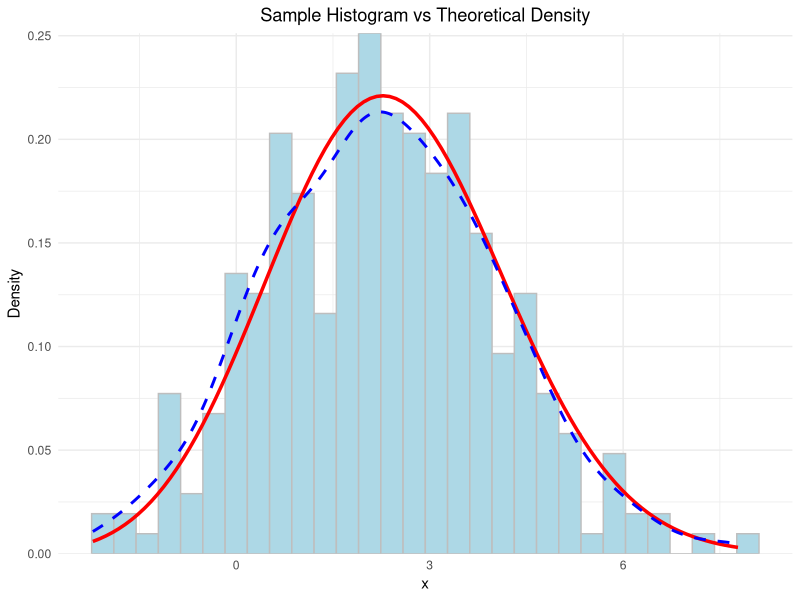

Recreate this plot in R. (Note: a time limit stopped this script after it produced the figure.)
## ---- chunk 1
library(MASS)
library(ggplot2)

density_function <- function(x, theta1, theta2, theta3) {
  phi <- dnorm((x - theta2) / theta3) # Standard normal density
  (1 / theta3) * (1 / (1 + theta1^2)) * (1 + ((x - theta2) / theta3) * theta1)^2 * phi
}

generate_sample <- function(n, theta1, theta2, theta3) {
  sample <- numeric(n) 
  count <- 0 
  
  proposal_density <- function(x) dnorm(x, mean = theta2, sd = theta3)
  proposal_sampler <- function() rnorm(1, mean = theta2, sd = theta3)
  
  M <- optimize(
    function(x) density_function(x, theta1, theta2, theta3) / proposal_density(x),
    interval = c(theta2 - 5 * theta3, theta2 + 5 * theta3),
    maximum = TRUE
  )$objective
  
  while (count < n) {
    x_candidate <- proposal_sampler()
    u <- runif(1)
    
    if (u <= density_function(x_candidate, theta1, theta2, theta3) / (M * proposal_density(x_candidate))) {
      count <- count + 1
      sample[count] <- x_candidate
    }
  }
  
  return(sample)
}

n_samples <- 300
theta1 <- 0.4
theta2 <- 1
theta3 <- 2

# Generate the random sample
set.seed(123)
sample_data <- generate_sample(n_samples, theta1, theta2, theta3)


data_frame <- data.frame(x = sample_data)

# Plot the histogram and overlay the theoretical density
ggplot(data_frame, aes(x = x)) +
  geom_histogram(aes(y = ..density..), bins = 30, fill = "lightblue", color = "gray") +
  stat_function(fun = function(x) density_function(x, theta1, theta2, theta3), color = "red", linewidth = 1.2) +
  geom_density(color = "blue", linetype = "dashed", linewidth = 1) +
  labs(title = "Sample Histogram vs Theoretical Density", x = "x", y = "Density") +
  theme_minimal() +
  theme(plot.title = element_text(hjust = 0.5)) +
  scale_y_continuous(expand = c(0, 0)) +
  theme(legend.position = "bottom")

## ---- chunk 2

compute_mom_estimators <- function(sample_data, candidate_theta1) {
  n <- length(sample_data)
  
  # Compute sample moments: use 1/n for the variance to match the formulas
  sample_mean <- mean(sample_data)
  sample_var  <- mean((sample_data - sample_mean)^2)
  
  # Create a data.frame to store the candidate theta1, estimated theta2, theta3, and log-likelihood
  results <- data.frame(theta1 = candidate_theta1,
                        theta2 = NA,
                        theta3 = NA,
                        loglik = NA)
  
  # Loop over candidate theta1 values
  for (i in seq_along(candidate_theta1)) {
    th1 <- candidate_theta1[i]
    # Transform to tilde_theta1:
    tilde_th1 <- th1 / sqrt(1 + th1^2)
    
    # Method-of-moments estimate for theta3:
    denom <- 1 - 2 * tilde_th1^2 + 4 * tilde_th1^4
    if (denom <= 0) {
      # If denominator is nonpositive, skip this candidate.
      results$theta3[i] <- NA
      results$theta2[i] <- NA
      results$loglik[i] <- -Inf
      next
    }
    th3 <- sqrt(sample_var / denom)
    
    # Method-of-moments estimate for theta2:
    th2 <- sample_mean - th3 * (2 * tilde_th1 * sqrt(1 - tilde_th1^2))
    
    # Define the density function for X given (theta1, theta2, theta3):
    density_func <- function(x) {
      z <- (x - th2) / th3
      factor <- sqrt(1 - tilde_th1^2) + tilde_th1 * z
      # f(x) = (1/theta3) * ( [sqrt(1-tilde_th1^2) + tilde_th1*z]^2 ) * dnorm(z)
      d <- (1 / th3) * (factor^2) * dnorm(z)
      return(d)
    }
    
    # Compute the log-likelihood for the sample
    loglik <- sum(log(density_func(sample_data)))
    
    # Save the estimates and log-likelihood for this candidate:
    results$theta1[i] <- th1
    results$theta2[i] <- th2
    results$theta3[i] <- th3
    results$loglik[i] <- loglik
  }
  return(results)
}

# --- Main Code: Choose a grid of candidate theta1 values, compute estimators, and select the best.
# For example, we try theta1 from -3 to 3:
candidate_theta1 <- seq(-3, 3, length.out = 50)

# Compute the candidate estimates and corresponding log-likelihoods
estimates <- compute_mom_estimators(sample_data, candidate_theta1)

# Identify the candidate that gives the highest log-likelihood:
best_index <- which.max(estimates$loglik)
initial_estimates <- estimates[best_index, ]

# Print the best candidate estimates:
print(initial_estimates)

## ---- chunk 3

# Analytic log-likelihood for one observation (up to constants)
logLik_one <- function(p, x) {
  t1 <- p[1]      # theta1
  t2 <- p[2]      # theta2
  g  <- p[3]      # gamma = log(theta3)
  th3 <- exp(g)   # theta3
  z <- (x - t2) / th3
  # Log-likelihood (ignoring additive constants) 
  L <- - g - log(1 + t1^2) + 2 * log(1 + t1 * z) - 0.5 * z^2
  return(L)
}

# Total log-likelihood for the sample
logLik_total <- function(p, data) {
  sum(sapply(data, function(x) logLik_one(p, x)))
}

# Analytic gradient for one observation
grad_NR_one <- function(p, x) {
  t1 <- p[1]; t2 <- p[2]; g <- p[3]
  th3 <- exp(g)
  z <- (x - t2) / th3
  # Partial derivative w.r.t. theta1
  dL_dt1 <- -2 * t1/(1 + t1^2) + 2 * z/(1 + t1 * z)
  # Partial derivative w.r.t. theta2
  dL_dt2 <- (z - 2 * t1/(1 + t1 * z)) / th3
  # Partial derivative w.r.t. g (gamma)
  dL_dg  <- -1 - (2 * t1 * z)/(1 + t1 * z) + z^2
  return(c(dL_dt1, dL_dt2, dL_dg))
}

# Total gradient for the sample
grad_NR_total <- function(p, data) {
  grad_sum <- rep(0, 3)
  for (x in data) {
    grad_sum <- grad_sum + grad_NR_one(p, x)
  }
  return(grad_sum)
}

# Analytic Hessian for one observation (using derived formulas)
hess_NR_one <- function(p, x) {
  t1 <- p[1]; t2 <- p[2]; g <- p[3]
  th3 <- exp(g)
  z <- (x - t2) / th3
  B <- 1 + t1 * z
  A <- 1 + t1^2
  
  # Second derivative with respect to theta1
  H11 <- - 2 * z^2/(B^2) - 2/A + 4 * t1^2/(A^2)
  # Second derivative with respect to theta2
  H22 <- - 1/(th3^2) - 2 * t1^2/(th3^2 * B^2)
  # Mixed derivative: theta1 and theta2
  H12 <- - 2/(th3 * B) + 2 * t1 * z/(th3 * B^2)
  # Mixed derivative: theta1 and g (gamma)
  H13 <- - 2 * z/(B^2)
  # Mixed derivative: theta2 and g (gamma)
  H23 <- - (2 * z + 2 * t1^2 * z/(B^2) - 2 * t1/B) / th3
  # Second derivative with respect to g (gamma)
  H33 <- 2 * t1 * z/(B^2) - 2 * z^2
  
  # Assemble the Hessian matrix (symmetric)
  H <- matrix(0, nrow = 3, ncol = 3)
  H[1,1] <- H11
  H[2,2] <- H22
  H[1,2] <- H12; H[2,1] <- H12
  H[1,3] <- H13; H[3,1] <- H13
  H[2,3] <- H23; H[3,2] <- H23
  H[3,3] <- H33
  return(H)
}

# Total Hessian for the sample
hess_NR_total <- function(p, data) {
  H_total <- matrix(0, nrow = 3, ncol = 3)
  for (x in data) {
    H_total <- H_total + hess_NR_one(p, x)
  }
  return(H_total)
}

# Newton-Raphson algorithm using the analytic gradient and Hessian
newton_Raphson <- function(data, p_start, tol = 1e-6, max_iter = 100) {
  p_current <- p_start
  for (iter in 1:max_iter) {
    grad_val <- grad_NR_total(p_current, data)
    Hess_val <- hess_NR_total(p_current, data)
    # Newton-Raphson update: p_new = p_current - inv(Hessian) %*% gradient
    delta <- solve(Hess_val, grad_val)
    p_new <- p_current - delta
    diff <- max(abs(p_new - p_current))
    
    if (diff < tol) {
      
      return(p_new)
    }
    p_current <- p_new
  }
  warning("Newton-Raphson did not converge in", max_iter, "iterations.")
  return(p_current)
}



theta_MoM <- c(theta1 = 0.4285714, theta2 = 0.8146117, theta3 = 2.005813)
p_start <- c(theta_MoM[1], theta_MoM[2], log(theta_MoM[3]))

# Run Newton-Raphson to obtain the MLE in the working parameter space:
p_MLE <- newton_Raphson(sample_data, p_start)

# Convert back to the original parameterization:
theta1_MLE <- p_MLE[1]
theta2_MLE <- p_MLE[2]
theta3_MLE <- exp(p_MLE[3])

theta_MLE <- c(theta1 = theta1_MLE, theta2 = theta2_MLE, theta3 = theta3_MLE)
cat("MLE estimates (original parameterization):\n")
print(theta_MLE)

## ---- chunk 4
###############################
# 1. Define analytic functions
###############################

# (a) Log-likelihood for one observation.
# The log-likelihood (up to additive constants) for one observation is:
#   L = - log(theta3) - log(1+theta1^2) + 2*log(1+theta1*z) + log(dnorm(z))
# where z = (x - theta2)/theta3.
logLik_single <- function(theta, x) {
  t1 <- theta[1]  # theta1
  t2 <- theta[2]  # theta2
  t3 <- theta[3]  # theta3; must be > 0
  if(t3 <= 0) return(-Inf)
  z <- (x - t2) / t3
  L <- - log(t3) - log(1 + t1^2) + 2 * log(1 + t1 * z) + dnorm(z, log = TRUE)
  return(L)
}

# (b) Analytic gradient for one observation.
grad_logLik_single <- function(theta, x) {
  t1 <- theta[1]
  t2 <- theta[2]
  t3 <- theta[3]
  z <- (x - t2) / t3
  
  # Partial derivative with respect to theta1:
  dL_dt1 <- - 2*t1/(1 + t1^2) + 2 * z/(1 + t1 * z)
  
  # Partial derivative with respect to theta2:
  dL_dt2 <- (z / t3) - (2*t1)/(t3 * (1 + t1*z))
  
  # Partial derivative with respect to theta3:
  dL_dt3 <- - 1/t3 - (2*t1*z)/(t3*(1+t1*z)) + (z^2)/t3
  
  return(c(dL_dt1, dL_dt2, dL_dt3))
}

# (c) Analytic Hessian for one observation.
# We first set A = 1+t1^2 and B = 1+t1*z.
# For theta3, we derive the second derivative as follows:
#   Let F = -1 - (2*t1*z)/(B) + z^2.
#   Then, dL/dt3 = F/t3.
#   Differentiating, we obtain:
#      d^2L/dt3^2 = [ (2*t1*z)/(B^2) + (2*t1*z)/B + 1 - 3*z^2 ] / t3^2.
hess_logLik_single <- function(theta, x) {
  t1 <- theta[1]
  t2 <- theta[2]
  t3 <- theta[3]
  z <- (x - t2) / t3
  A <- 1 + t1^2         # A = 1 + theta1^2
  B <- 1 + t1 * z       # B = 1 + theta1 * z
  
  # Second derivative with respect to theta1:
  H11 <- - 2 * z^2/(B^2) - 2/A + 4*t1^2/(A^2)
  
  # Second derivative with respect to theta2:
  H22 <- - 1/(t3^2) - 2*t1^2/(t3^2 * B^2)
  
  # Mixed derivative: theta1 and theta2:
  H12 <- - 2/(t3*B) + 2*t1*z/(t3*B^2)
  
  # Mixed derivative: theta1 and theta3:
  H13 <- - 2*z/(t3*B) + 2*t1*z^2/(t3*B^2)
  
  # Mixed derivative: theta2 and theta3:
  H23 <- - 2*z/(t3^2) + 2*t1/(t3^2*B) - 2*t1^2*z/(t3^2*B^2)
  
  # Second derivative with respect to theta3:
  H33 <- (2*t1*z/(B^2) + 2*t1*z/B + 1 - 3*z^2) / (t3^2)
  
  # Assemble the Hessian matrix (symmetric)
  H <- matrix(0, nrow = 3, ncol = 3)
  H[1,1] <- H11
  H[2,2] <- H22
  H[1,2] <- H12; H[2,1] <- H12
  H[1,3] <- H13; H[3,1] <- H13
  H[2,3] <- H23; H[3,2] <- H23
  H[3,3] <- H33
  
  return(H)
}

######################################
# 2. Define functions to sum over sample
######################################

# Total log-likelihood over the sample:
total_logLik <- function(theta, data) {
  sapply(data, function(x) logLik_single(theta, x)) %>% sum()
  # If not allowed to use %>%, you can write:
  # sum(sapply(data, function(x) logLik_single(theta, x)))
}

# Total gradient (sum over observations):
total_grad <- function(theta, data) {
  grad_sum <- Reduce("+", lapply(data, function(x) grad_logLik_single(theta, x)))
  return(grad_sum)
}

# Total Hessian (sum over observations):
total_hess <- function(theta, data) {
  H_total <- matrix(0, nrow = 3, ncol = 3)
  for (x in data) {
    H_total <- H_total + hess_logLik_single(theta, x)
  }
  return(H_total)
}

######################################
# 3. Define g(theta)=mu and its gradient (delta method)
######################################

# Mean function: mu = theta2 + theta3*(2*theta1/(1+theta1^2))
g_fun <- function(theta) {
  t1 <- theta[1]
  t2 <- theta[2]
  t3 <- theta[3]
  mu <- t2 + t3 * (2*t1/(1+t1^2))
  return(mu)
}

# Analytic gradient of g(theta) with respect to theta:
grad_g <- function(theta) {
  t1 <- theta[1]
  t2 <- theta[2]  # appears linearly
  t3 <- theta[3]
  dgdtheta1 <- t3 * (2*(1-t1^2)/(1+t1^2)^2)
  dgdtheta2 <- 1
  dgdtheta3 <- 2*t1/(1+t1^2)
  return(c(dgdtheta1, dgdtheta2, dgdtheta3))
}

######################################
# 4. Compute the Confidence Interval for mu
######################################


theta_MLE <- c(theta1 = 0.4094813, theta2 = 0.8685613 , theta3 = 1.9940285)

# Compute the plug-in estimate of mu:
mu_hat <- g_fun(theta_MLE)
cat("Estimated mu =", mu_hat, "\n")

# Compute the analytic gradient of g at theta_MLE:
grad_val <- grad_g(theta_MLE)

# Compute the total Hessian at theta_MLE (i.e. the sum over the sample)
H_total <- total_hess(theta_MLE, sample_data)


# The observed information is -H_total.
# The estimated variance-covariance matrix is:
V_hat <- solve(-H_total)


# Using the delta method, the estimated asymptotic variance of mu_hat is:
var_mu_hat <- as.numeric(t(grad_val) %*% V_hat %*% grad_val)
se_mu_hat <- sqrt(var_mu_hat)


# Choose the desired significance level (e.g., 95% CI)
alpha <- 0.05
z_val <- qnorm(1 - alpha/2)

# Construct the (1 - alpha) confidence interval for mu:
CI_lower <- mu_hat - z_val * se_mu_hat
CI_upper <- mu_hat + z_val * se_mu_hat
CI <- c(lower = CI_lower, upper = CI_upper)
cat("Approximate", 100*(1-alpha), "% confidence interval for mu:\n")
print(CI)

## ---- chunk 5
sample_data <- generate_sample(50, 0.4, 1, 2)


# Test Newton-Raphson on one sample:
p_start <- c(0.4285714, 0.8146117, log(2.005813))
p_MLE <- newton_Raphson(sample_data, p_start, tol = 1e-6, max_iter = 100)


theta_MLE_orig <- c(theta1 = p_MLE[1], theta2 = p_MLE[2], theta3 = exp(p_MLE[3]))
cat("Final MLE in original scale:\n")
print(theta_MLE_orig)

## ---- chunk 6
for (i in 1:5) {
  cat("Replication", i, "\n")
  sample_data <- generate_sample(50, 0.4, 1, 2)
  p_start <- c(0.4285714, 0.8146117, log(2.005813))
  p_MLE <- newton_Raphson(sample_data, p_start, tol = 1e-6, max_iter = 100)
  cat("Final MLE (working space):\n")
  print(p_MLE)
  theta_MLE_orig <- c(theta1 = p_MLE[1], theta2 = p_MLE[2], theta3 = exp(p_MLE[3]))
  cat("Final MLE (original scale):\n")
  print(theta_MLE_orig)
  cat("\n")
}
## ---- chunk 7
set.seed(5074283)
za <- qnorm(0.975)       # Critical value for a 95% CI
n <- 50                  # Sample size per replication
nrep <- 1000             # Number of replications

# True parameter vector for our density:
theta_true <- c(theta1 = 0.4, theta2 = 1, theta3 = 2)
mu_true <- g_fun(theta_true)
cat("True mu =", mu_true, "\n\n")

# Storage for plug-in mu estimates and CI coverage:
mu_est_vec <- rep(NA, nrep)
cover_vec  <- rep(NA, nrep)

# Starting values for Newton-Raphson in the working space:
# (Working space: p = (theta1, theta2, log(theta3)))
theta_MoM <- c(theta1 = 0.4285714, theta2 = 0.8146117, theta3 = 2.005813)
p_start <- c(theta_MoM[1], theta_MoM[2], log(theta_MoM[3]))

# --- Simulation Loop ---
for (i in 1:nrep) {
  # Generate sample data using your generate_sample function:
  sample_data <- generate_sample(n, theta_true[1], theta_true[2], theta_true[3])
  if (any(is.na(sample_data))) {
    mu_est_vec[i] <- NA
    cover_vec[i] <- 0
    next
  }
  
  # Run your Newton-Raphson algorithm to obtain the MLE in working space:
  p_MLE <- tryCatch(
    newton_Raphson(sample_data, p_start, tol = 1e-6, max_iter = 100),
    error = function(e) NA
  )
  if (any(is.na(p_MLE))) {
    mu_est_vec[i] <- NA
    cover_vec[i] <- 0
    next
  }
  
  # Convert working space MLE to original scale:
  theta1_MLE <- p_MLE[1]
  theta2_MLE <- p_MLE[2]
  theta3_MLE <- exp(p_MLE[3])
  theta_MLE_orig <- c(theta1 = theta1_MLE, theta2 = theta2_MLE, theta3 = theta3_MLE)
  
  # Compute plug-in estimator for mu:
  mu_hat <- g_fun(theta_MLE_orig)
  mu_est_vec[i] <- mu_hat
  
  # Compute the total Hessian at p_MLE (in working space) over the sample:
  H_tot <- tryCatch(hess_NR_total(p_MLE, sample_data), error = function(e) NA)
  if (any(is.na(H_tot))) {
    cover_vec[i] <- 0
    next
  }
  
  # Estimate covariance for working parameters without dividing by n:
  V_hat <- tryCatch(-solve(H_tot), error = function(e) NA)
  if (any(is.na(V_hat))) {
    cover_vec[i] <- 0
    next
  }
  
  # Transform covariance to original scale.
  J <- diag(c(1, 1, exp(p_MLE[3])))
  V_theta <- J %*% V_hat %*% t(J)
  
  # Compute the gradient of g at theta_MLE_orig:
  grad_val <- grad_g(theta_MLE_orig)
  
  # Delta method variance for mu:
  var_mu_hat <- as.numeric(t(grad_val) %*% V_theta %*% grad_val)
  se_mu <- sqrt(var_mu_hat)
  
  # Construct a 95% CI for mu:
  CI_lower <- mu_hat - za * se_mu
  CI_upper <- mu_hat + za * se_mu
  
  # Record if the true mu is covered:
  cover_vec[i] <- as.numeric((CI_lower <= mu_true) & (CI_upper >= mu_true))
}

# --- Summarize Simulation Results ---
est_mean <- mean(mu_est_vec, na.rm = TRUE)
coverage_rate <- mean(cover_vec, na.rm = TRUE)
cat("True mu =", mu_true, "\n")
cat("Mean estimated mu =", est_mean, "\n")
cat("Coverage rate =", coverage_rate, "\n")

## ---- chunk 8
p_MLE <- newton_Raphson(sample_data, p_start)

# Convert back to the original parameterization:
theta1_MLE <- p_MLE[1]
theta2_MLE <- p_MLE[2]
theta3_MLE <- exp(p_MLE[3])

theta_MLE <- c(theta1 = theta1_MLE, theta2 = theta2_MLE, theta3 = theta3_MLE)
mu_hat <- g_fun(theta_MLE)

## ---- chunk 9

newton_Raphson <- function(data, p_start, tol = 1e-6, max_iter = 100, lambda_init = 1e-6) {
  p_current <- p_start
  lambda <- lambda_init  

  for (iter in 1:max_iter) {
    grad_val <- grad_NR_total(p_current, data)
    Hess_val <- hess_NR_total(p_current, data)

    
    Hess_val_reg <- Hess_val + lambda * diag(nrow(Hess_val))

    det_Hess <- det(Hess_val_reg)
    if (is.na(det_Hess) || abs(det_Hess) < 1e-12) {
      warning("Singular Hessian detected. Increasing regularization.")
      lambda <- lambda * 10  # Increase regularization
      next
    }

    delta <- tryCatch(
      solve(Hess_val_reg, grad_val), 
      error = function(e) {
        warning("Singular Hessian encountered. Using generalized inverse instead.")
        ginv(Hess_val_reg) %*% grad_val  
      }
    )

    # Limit large updates
    if (max(abs(delta)) > 1) {
      delta <- delta / max(abs(delta))  # Normalize step size
    }

    p_new <- p_current - delta
    diff <- max(abs(p_new - p_current))

    if (diff < tol) {
      return(p_new)
    }

    p_current <- p_new
  }

  warning("Newton-Raphson did not converge in", max_iter, "iterations.")
  return(p_current)
}


## ---- chunk 10
compute_mu_hat <- function(data) {
  p_MLE <- newton_Raphson(data, p_start)
  theta1_MLE <- p_MLE[1]
  theta2_MLE <- p_MLE[2]
  theta3_MLE <- exp(p_MLE[3])
  theta_MLE <- c(theta1 = theta1_MLE, theta2 = theta2_MLE, theta3 = theta3_MLE)
  return(g_fun(theta_MLE))
}

double_bootstrap <- function(sample_data, R = 1000, M = 100, method = "parametric") {
  
  mu_boot <- numeric(R)
  bias_inner <- numeric(R)
  # First bootstrap loop (R resamples)
  for (r in 1:R) {
    if (method == "parametric") {
      # Generate parametric bootstrap sample using the MLE estimators
      param_data <- generate_sample(length(sample_data), theta1_MLE, theta2_MLE, theta3_MLE)
    } else {
      # Nonparametric bootstrap (resampling with replacement)
      param_data <- sample(sample_data, replace = TRUE)
    }
    
    mu_boot[r] <- compute_mu_hat(param_data)
    # Second bootstrap loop (M resamples per R resample)
    mu_inner <- numeric(M)
    for (m in 1:M) {
      if (method == "parametric") {
        # Estimate parameters from first-level bootstrap sample
        p_MLE_rm <- newton_Raphson(param_data, p_start)
        theta1_rm <- p_MLE_rm[1]
        theta2_rm <- p_MLE_rm[2]
        theta3_rm <- exp(p_MLE_rm[3])
        
        # Generate second-level parametric bootstrap sample
        param_data_inner <- generate_sample(length(param_data), theta1_rm, theta2_rm, theta3_rm)
      } else {
        # Nonparametric second-level bootstrap
        param_data_inner <- sample(param_data, replace = TRUE)
      }
      mu_inner[m] <- compute_mu_hat(param_data_inner)
    }
    # Compute bias estimate from second-level bootstrap
    bias_inner[r] <- mean(mu_inner) - mu_boot[r]
  }
  # Wrap-up
  
  B_hat <- mean(mu_boot) - mu_hat
  C_hat <- mean(bias_inner) - B_hat
  
  B_tilde <- B_hat - C_hat
  mu_hat_corrected <- mu_hat - B_tilde
  
  return(list(
    mu_hat = mu_hat,
    mu_hat_corrected = mu_hat_corrected,
    bias_estimate = B_tilde
  ))
}

print_results <- function(result, method) {
  cat("\n=========================================\n")
  cat("  Double Bootstrap Bias Correction\n")
  cat("  Method:", method, "\n")
  cat("=========================================\n")
  cat(sprintf("Original Estimate (mu_hat):      %.6f\n", result$mu_hat))
  cat(sprintf("Bias Estimate:                   %.6f\n", result$bias_estimate))
  cat(sprintf("Bias-Corrected Estimate (mu_hat): %.6f\n", result$mu_hat_corrected))
  cat("=========================================\n\n")
}

set.seed(1)
result_parametric <- double_bootstrap(sample_data, R = 1000, M = 100, method = "parametric")

set.seed(5)
result_nonparametric <- double_bootstrap(sample_data, R = 1000, M = 100, method = "nonparametric")

print_results(result_parametric, "Parametric")

print_results(result_nonparametric, "Nonparametric")  
## ---- chunk 11
set.seed(123)
R <- 100
M <- 30

# Store results
mu_hat_vec <- numeric(R)  
mu_hat_corrected_parametric_vec <- numeric(R)  
mu_hat_corrected_nonparametric_vec <- numeric(R)  
bias_naive_vec <- numeric(R)  
bias_corrected_parametric_vec <- numeric(R)  
bias_corrected_nonparametric_vec <- numeric(R)  

theta_true <- c(theta1 = 0.4, theta2 = 1, theta3 = 2)
mu_true <- g_fun(theta_true)  # Compute the true value of mu

for (r in 1:R) {

  # Generate a sample
  sample_data <- generate_sample(n_samples, theta_true[1], theta_true[2], theta_true[3])

  # Compute naive estimator of mu (MLE plug-in)
  mu_hat <- compute_mu_hat(sample_data)
  mu_hat_vec[r] <- mu_hat

  # Compute double bootstrap bias correction (Parametric Bootstrap)
  result_parametric <- double_bootstrap(sample_data, R = M, M = M, method = "parametric")
  mu_hat_corrected_parametric <- result_parametric$mu_hat_corrected
  mu_hat_corrected_parametric_vec[r] <- mu_hat_corrected_parametric

  # Compute double bootstrap bias correction (Nonparametric Bootstrap)
  result_nonparametric <- double_bootstrap(sample_data, R = M, M = M, method = "nonparametric")
  mu_hat_corrected_nonparametric <- result_nonparametric$mu_hat_corrected
  mu_hat_corrected_nonparametric_vec[r] <- mu_hat_corrected_nonparametric

  # Compute bias estimates
  bias_naive_vec[r] <- mu_hat - mu_true
  bias_corrected_parametric_vec[r] <- mu_hat_corrected_parametric - mu_true
  bias_corrected_nonparametric_vec[r] <- mu_hat_corrected_nonparametric - mu_true
}

# Compute final bias estimates
bias_naive <- mean(bias_naive_vec)
bias_corrected_parametric <- mean(bias_corrected_parametric_vec)
bias_corrected_nonparametric <- mean(bias_corrected_nonparametric_vec)

cat("\n=========================================\n")
cat("  Evaluation of Double Bootstrap Bias Reduction\n")
cat("=========================================\n")
cat(sprintf("True Value of mu:                      %.6f\n", mu_true))
cat(sprintf("Mean Estimate (Naive MLE):             %.6f\n", mean(mu_hat_vec)))
cat(sprintf("Bias (Naive MLE):                      %.6f\n", bias_naive))
cat("\n--- Parametric Bootstrap ---\n")
cat(sprintf("Bias (After Parametric Bootstrap):     %.6f\n", bias_corrected_parametric))
cat(sprintf("Mean Estimate (Bias-Corrected, Param): %.6f\n", mean(mu_hat_corrected_parametric_vec)))
cat("\n--- Nonparametric Bootstrap ---\n")
cat(sprintf("Bias (After Nonparametric Bootstrap):  %.6f\n", bias_corrected_nonparametric))
cat(sprintf("Mean Estimate (Bias-Corrected, Nonparam): %.6f\n", mean(mu_hat_corrected_nonparametric_vec)))
cat("=========================================\n")
## ---- chunk 12
set.seed(123)
R <- 100
M <- 30

# Store results
mu_hat_vec <- numeric(R)  
mu_hat_corrected_parametric_vec <- numeric(R)  
mu_hat_corrected_nonparametric_vec <- numeric(R)  
bias_standard_vec <- numeric(R)  
bias_corrected_parametric_vec <- numeric(R)  
bias_corrected_nonparametric_vec <- numeric(R)  

theta_true <- c(theta1 = 0.4, theta2 = 1, theta3 = 2)
mu_true <- g_fun(theta_true)  # Compute the true value of mu

for (r in 1:R) {

  # Generate a sample
  sample_data <- generate_sample(n_samples, theta_true[1], theta_true[2], theta_true[3])

  # Compute standard MLE estimator of mu (plug-in MLE)
  mu_hat <- compute_mu_hat(sample_data)
  mu_hat_vec[r] <- mu_hat

  # Compute double bootstrap bias correction (Parametric Bootstrap)
  result_parametric <- double_bootstrap(sample_data, R = M, M = M, method = "parametric")
  mu_hat_corrected_parametric <- result_parametric$mu_hat_corrected
  mu_hat_corrected_parametric_vec[r] <- mu_hat_corrected_parametric

  # Compute double bootstrap bias correction (Nonparametric Bootstrap)
  result_nonparametric <- double_bootstrap(sample_data, R = M, M = M, method = "nonparametric")
  mu_hat_corrected_nonparametric <- result_nonparametric$mu_hat_corrected
  mu_hat_corrected_nonparametric_vec[r] <- mu_hat_corrected_nonparametric

  # Compute bias estimates
  bias_standard_vec[r] <- mu_hat - mu_true
  bias_corrected_parametric_vec[r] <- mu_hat_corrected_parametric - mu_true
  bias_corrected_nonparametric_vec[r] <- mu_hat_corrected_nonparametric - mu_true
}

# Compute final bias estimates
bias_standard <- mean(bias_standard_vec)
bias_corrected_parametric <- mean(bias_corrected_parametric_vec)
bias_corrected_nonparametric <- mean(bias_corrected_nonparametric_vec)

# Print results
cat("\n=========================================\n")
cat("  Evaluation of Double Bootstrap Bias Reduction\n")
cat("=========================================\n")
cat(sprintf("True Value of mu:                      %.6f\n", mu_true))
cat(sprintf("Mean Estimate (Standard MLE):          %.6f\n", mean(mu_hat_vec)))
cat(sprintf("Bias (Standard MLE):                    %.6f\n", bias_standard))
cat("\n--- Parametric Bootstrap ---\n")
cat(sprintf("Mean Estimate (Bias-Corrected, Param): %.6f\n", mean(mu_hat_corrected_parametric_vec)))
cat(sprintf("Bias (After Parametric Bootstrap):     %.6f\n", bias_corrected_parametric))
cat("\n--- Nonparametric Bootstrap ---\n")
cat(sprintf("Mean Estimate (Bias-Corrected, Nonparam): %.6f\n", mean(mu_hat_corrected_nonparametric_vec)))
cat(sprintf("Bias (After Nonparametric Bootstrap):  %.6f\n", bias_corrected_nonparametric))
cat("=========================================\n")
 
## ---- chunk 13
set.seed(123)
n <- 300
sample_data <- rgamma(n, shape = 3, rate = 0.5)

x_range <- seq(0, 15, by = 0.02)

hsj <- bw.SJ(sample_data)  # Sheather-Jones bandwidth
h <- n^(-0.05) * hsj
kde <- density(sample_data, bw = h, kernel = "epanechnikov",
               n = length(x_range), from = min(x_range), to = max(x_range))

K_norm_squared <- 3/5  # ||K||^2_2 for the Epanechnikov kernel
f_hat <- kde$y
x_vals <- kde$x
conf_limit <- 1.96 * sqrt((K_norm_squared * f_hat) / (n * h))

lower_bound <- f_hat - conf_limit
upper_bound <- f_hat + conf_limit

true_density <- dgamma(x_vals, shape = 3, rate = 0.5)


plot_data_a <- data.frame(
  x = x_vals,
  estimated_density = f_hat,
  lower_bound = lower_bound,
  upper_bound = upper_bound,
  true_density = dgamma(x_vals, shape = 3, rate = 0.5)
)

ggplot(plot_data_a, aes(x = x)) +
  geom_line(aes(y = true_density, color = "True Density"), size = 1) +
  geom_line(aes(y = estimated_density, color = "Estimated Density"), size = 1) +
  geom_ribbon(aes(ymin = lower_bound, ymax = upper_bound, fill = "95% Confidence Limits"), alpha = 0.2) +
  labs(
    title = "Nonparametric Density Estimate - Pointwise Confidence Interval",
    x = "x",
    y = "Density",
    color = "Legend",
    fill = " "
  ) +
  scale_color_manual(
    values = c("True Density" = "green", "Estimated Density" = "blue")
  ) +
  scale_fill_manual(
    values = c("95% Confidence Limits" = "red")
  ) +
  theme_minimal() +
  theme(
    legend.title = element_text(size = 12),
    legend.text = element_text(size = 10)
  )
## ---- chunk 14

set.seed(123)
B <- 1000  # Number of bootstrap replications
alpha <- 0.05  
n <- length(sample_data)

bootstrap_deviations <- numeric(B)
for (b in 1:B) {
  # Generate a sample
  bootstrap_sample <- sample(sample_data, n, replace = TRUE)
  # Compute the KDE for the sample
  kde_bootstrap <- density(bootstrap_sample, bw = h, kernel = "epanechnikov", 
                           n = length(x_range), from = min(x_range), to = max(x_range))
    bootstrap_deviations[b] <- max(abs(kde_bootstrap$y - f_hat))
}

# Calculate critical value d
d <- quantile(bootstrap_deviations, 1 - alpha)

bootstrap_lower_bound <- f_hat - d
bootstrap_upper_bound <- f_hat + d

plot_data_b <- data.frame(
  x = x_vals,
  estimated_density = f_hat,
  lower_bound = bootstrap_lower_bound,
  upper_bound = bootstrap_upper_bound,
  true_density = dgamma(x_vals, shape = 3, rate = 0.5)
)

ggplot(plot_data_b, aes(x = x)) +
  geom_line(aes(y = true_density, color = "True Density"), size = 1) +
  geom_line(aes(y = estimated_density, color = "Estimated Density"), size = 1) +
  geom_ribbon(aes(ymin = lower_bound, ymax = upper_bound, fill = "95% Confidence Limits"), alpha = 0.2) +
  labs(
    title = "Nonparametric Density Estimate - Bootsrap Confidence Interval",
    x = "x",
    y = "Density",
    color = "Legend",
    fill = " "
  ) +
  scale_color_manual(
    values = c("True Density" = "green", "Estimated Density" = "blue")
  ) +
  scale_fill_manual(
    values = c("95% Confidence Limits" = "red")
  ) +
  theme_minimal() +
  theme(
    legend.title = element_text(size = 12),
    legend.text = element_text(size = 10)
  )

## ---- chunk 15


# CI test
plot_data_comparison <- data.frame(
  x = x_vals,
  estimated_density = f_hat,
  pointwise_lower = lower_bound,
  pointwise_upper = upper_bound,
  bootstrap_lower = bootstrap_lower_bound,
  bootstrap_upper = bootstrap_upper_bound,
  true_density = dgamma(x_vals, shape = 3, rate = 0.5)
)

ggplot(plot_data_comparison, aes(x = x)) +
  geom_line(aes(y = true_density, color = "True Density"), size = 1) +
  geom_line(aes(y = estimated_density, color = "Estimated Density"), size = 1) +
  geom_line(aes(y = pointwise_lower, color = "Pointwise Confidence Limits"), linetype = "dashed", size = 1) +
  geom_line(aes(y = pointwise_upper, color = "Pointwise Confidence Limits"), linetype = "dashed", size = 1) +
  geom_line(aes(y = bootstrap_lower, color = "Bootstrap Confidence Limits"), linetype = "dotted", size = 1) +
  geom_line(aes(y = bootstrap_upper, color = "Bootstrap Confidence Limits"), linetype = "dotted", size = 1) +
  labs(
    title = "Comparison of Pointwise and Bootstrap Confidence Limits",
    x = "x",
    y = "Density",
    color = "Legend"
  ) +
  scale_color_manual(
    values = c(
      "True Density" = "green",
      "Estimated Density" = "blue",
      "Pointwise Confidence Limits" = "orange",
      "Bootstrap Confidence Limits" = "red"
    )
  ) +
  theme_minimal() +
  theme(
    legend.position = "top",
    legend.title = element_text(size = 12),
    legend.text = element_text(size = 10)
  )


plot_data_comparison$pointwise_width <- plot_data_comparison$pointwise_upper - plot_data_comparison$pointwise_lower
plot_data_comparison$bootstrap_width <- plot_data_comparison$bootstrap_upper - plot_data_comparison$bootstrap_lower

avg_pointwise_width <- mean(plot_data_comparison$pointwise_width)
avg_bootstrap_width <- mean(plot_data_comparison$bootstrap_width)

if (avg_pointwise_width > avg_bootstrap_width) {
  result <- "Pointwise confidence intervals are wider on average."
} else if (avg_pointwise_width < avg_bootstrap_width) {
  result <- "Bootstrap confidence intervals are wider on average."
} else {
  result <- "Pointwise and Bootstrap confidence intervals have the same average width."
}

cat("Average Pointwise Width:", avg_pointwise_width, "\n")
cat("Average Bootstrap Width:", avg_bootstrap_width, "\n")
cat("Comparison Result:", result, "\n")


## ---- chunk 16
estimate_coverage <- function(n, h_factor, num_replications, B) {
  alpha <- 0.05
  correct_count <- 0  # Counter for successful coverage
  
  true_density <- dgamma(x_range, shape = 3, rate = 0.5)

  for (i in 1:num_replications) {
    sample_c <- rgamma(n, shape = 3, rate = 0.5)
    hsj_c <- bw.SJ(sample_c)
    h <- n^(-h_factor) * hsj_c  

    kde <- density(sample_c, bw = h, kernel = "epanechnikov",
                   n = length(x_range), from = min(x_range), to = max(x_range))
    f_hat_c <- kde$y

    bootstrap_deviations <- numeric(B)
    for (b in 1:B) {
      bootstrap_sample <- sample(sample_c, n, replace = TRUE)
      kde_bootstrap <- density(bootstrap_sample, bw = h, kernel = "epanechnikov", 
                               n = length(x_range), from = min(x_range), to = max(x_range))
      bootstrap_deviations[b] <- max(abs(kde_bootstrap$y - f_hat_c))
    }

    # Calculate critical value d
    d <- quantile(bootstrap_deviations, 1 - alpha)

    bootstrap_lower_bound_c <- f_hat_c - d
    bootstrap_upper_bound_c <- f_hat_c + d

    # Check if true_density is within bounds for the entire range
    if (all(true_density >= bootstrap_lower_bound_c & true_density <= bootstrap_upper_bound_c)) {
      correct_count <- correct_count + 1
    }
  }

  # Compute and return the coverage probability
  coverage_probability <- correct_count / num_replications
  return(coverage_probability)
}

set.seed(123)  

h_factors <- c(0.025, 0.05)
sample_sizes <- c(300, 150)
n_Bootstrap <- 1000  
n_replications <- 1000  

results <- data.frame(n = integer(), h_factor = numeric(), n_Bootstrap = integer(), 
                      n_replications = integer(), coverage_probability = numeric())

for (n in sample_sizes) {
  for (h_factor in h_factors) {
    coverage <- estimate_coverage(n, h_factor, n_replications, n_Bootstrap)
    results <- rbind(results, data.frame(n = n, h_factor = h_factor, 
                                         n_Bootstrap = n_Bootstrap, 
                                         n_replications = n_replications,
                                         coverage_probability = coverage))
  }
}

print(results)
## ---- chunk 17

# Set parameters
set.seed(123) # For reproducibility
n <- 300
p <- 0.35
lambda1 <- 1.5
lambda2 <- 2.5

# Inverse CDF for Exponential(lambda)
inverse_exponential <- function(u, lambda) {
  -lambda * log(1 - u)
}

# Generate the mixture sample using inverse transform sampling
generate_mixture_sample <- function(n, p, lambda1, lambda2) {
  u <- runif(n) # Uniform(0, 1) random variables
  sample <- numeric(n)
  
  for (i in 1:n) {
    if (u[i] <= p) {
      # If u <= p, sample from Exponential(lambda1)
      sample[i] <- inverse_exponential(runif(1), lambda1)
    } else {
      # Otherwise, sample from Exponential(lambda2)
      sample[i] <- inverse_exponential(runif(1), lambda2)
    }
  }
  
  return(sample)
}

# Generate the sample
sample <- generate_mixture_sample(300, p, lambda1, lambda2)

# Create a data frame for visualization
sample_df <- data.frame(x = sample)

# Define the true density function
mixture_density <- function(x, p, lambda1, lambda2) {
  p * dexp(x, rate = 1 / lambda1) + (1 - p) * dexp(x, rate = 1 / lambda2)
}

# Generate data for the true density
x_vals <- seq(0, max(sample), length.out = 1000)
true_density <- mixture_density(x_vals, p, lambda1, lambda2)

# Plot the histogram of the sample with the true density overlay
ggplot(sample_df, aes(x = x)) +
  geom_histogram(aes(y = ..density..), bins = 30, fill = "lightblue", color = "black", alpha = 0.7) +
  geom_line(data = data.frame(x = x_vals, y = true_density), aes(x = x, y = y), color = "red", linewidth = 1) +
  labs(title = "Mixture Distribution: Inverse Transform Sampling",
       x = "x", y = "Density") +
  theme_minimal()

## ---- chunk 18
# Input data: Replace with your sample data
set.seed(123)          # For reproducibility
    # Simulate some data
mu_hat <- mean(sample)      # Sample mean
m2_hat <- mean(sample^2)    # Sample second moment

# Mixing proportions
p_values <- c(0.2, 0.4, 0.6, 0.8)

# Store results
results <- data.frame(p = numeric(), lambda1 = numeric(), lambda2 = numeric(), root = character())

# Iterate over each p
for (p in p_values) {
  # Coefficients of the quadratic equation
  a <- 2 * p
  b <- -4 * p * mu_hat
  c <- 2 * mu_hat^2 - m2_hat * (1 - p)
  
  # Discriminant of the quadratic equation
  discriminant <- b^2 - 4 * a * c
  
  if (discriminant >= 0) {
    # Compute both roots for lambda1
    lambda1_root1 <- (-b + sqrt(discriminant)) / (2 * a)
    lambda1_root2 <- (-b - sqrt(discriminant)) / (2 * a)
    
    # Compute lambda2 for each root
    lambda2_root1 <- (mu_hat - p * lambda1_root1) / (1 - p)
    lambda2_root2 <- (mu_hat - p * lambda1_root2) / (1 - p)
    
    # Append results to the data frame
    results <- rbind(results, 
                     data.frame(p = p, lambda1 = lambda1_root1, lambda2 = lambda2_root1, root = "Root 1"),
                     data.frame(p = p, lambda1 = lambda1_root2, lambda2 = lambda2_root2, root = "Root 2"))
  } else {
    # If discriminant is negative, append NA for this p
    results <- rbind(results, 
                     data.frame(p = p, lambda1 = NA, lambda2 = NA, root = "No Real Roots"))
  }
}

# Print results
print(results)

## ---- chunk 19
# Define the log-likelihood function
log_likelihood <- function(data, p, lambda1, lambda2) {
  # Mixture density: log-likelihood of the mixture distribution
  density <- p * (1 / lambda1) * exp(-data / lambda1) +
             (1 - p) * (1 / lambda2) * exp(-data / lambda2)
  return(sum(log(density))) # Sum of log of densities for all data points
}

# Filter triplets where lambda2 > lambda1
filtered_results <- subset(results, lambda2 > lambda1)

# Add a log-likelihood column
filtered_results$log_likelihood <- apply(filtered_results, 1, function(row) {
  p <- as.numeric(row["p"])
  lambda1 <- as.numeric(row["lambda1"])
  lambda2 <- as.numeric(row["lambda2"])
  log_likelihood(data = sample, p = p, lambda1 = lambda1, lambda2 = lambda2)
})

# Find the triplet with the maximum log-likelihood
best_triplet <- filtered_results[which.max(filtered_results$log_likelihood), ]

# Output the best triplet
print("Best Triplet with Maximum Log-Likelihood:")
print(best_triplet)

## ---- chunk 20
p <- best_triplet$p
lambda1 <- best_triplet$lambda1
lambda2 <- best_triplet$lambda2
## ---- chunk 21

gradient <- function(params, data) {
  eta <- params[1]
  xi1 <- params[2]
  xi2 <- params[3]
  
  # Transform parameters
  p <- exp(eta) / (1 + exp(eta))
  lambda1 <- exp(xi1)
  lambda2 <- exp(xi1) + exp(xi2)
  
  # Precompute terms for each data point
  term1 <- (1 / lambda1) * exp(-data / lambda1)
  term2 <- (1 / lambda2) * exp(-data / lambda2)
  density <- p * term1 + (1 - p) * term2
  
  # Gradient components
  d_density_d_eta <- (term1 - term2) * p * (1 - p)
  grad_eta <- sum(d_density_d_eta / density)
  
  a <- p * (data - lambda1) * exp(-data / lambda1) / lambda1^3
  b <- (1 - p) * (data - lambda2) * exp(-data / lambda2) / lambda2^3
  d_density_d_xi1 <- lambda1 * (a +  b)
  grad_xi1 <- sum(d_density_d_xi1 / density)
  
  d_density_d_xi2 <- exp(xi2) * b
  grad_xi2 <- sum(d_density_d_xi2 / density)
  
  # Return negative gradient (for negative log-likelihood)
  return(-c(grad_eta, grad_xi1, grad_xi2))
}


hessian <- function(params, data) {
  eta <- params[1]
  xi1 <- params[2]
  xi2 <- params[3]
  
  H <- matrix(0, nrow = 3, ncol = 3)
  
  for (x in data) {
    # Precompute common terms
    e1 <- exp(xi1)
    e2 <- exp(xi2)
    e3 <- e1 + e2
    e4 <- x / e3
    e5 <- exp(eta)
    e6 <- x / e1
    e8 <- exp(-e4)
    e10 <- exp(-e6)
    e11 <- e10 * e5
    e13 <- e8 / e3 + e11 / e1
    e14 <- 1 + e5
    e15 <- e3^2
    e16 <- e4 - 1
    e17 <- e14 * e3
    e18 <- e6 - 1
    e19 <- (1 - e5 / e14) * e10
    e20 <- e13 * e15
    e24 <- (e8 * e1 * e16 / e15) + (e11 * e18 / e1)
    e25 <- e8 / e17
    e26 <- e17^2
    e27 <- e20^2
    e29 <- e19 / e1 - e25
    e30 <- e14 / e26
    e31 <- e13 * e1
    e32 <- x * e1
    e34 <- x * e2 / e15
    e35 <- e4 - 2
    
    # Compute each Hessian component for the current data point
    H_eta_eta <- ((1 - (e29 / e13 + 1 / e14) * e5) * e10 / e1 + 
                  (e8 * e3 / e26 - e19 / (e14 * e1)) * e5 - 
                  e25) * e5 / e13
    
    H_eta_xi1 <- e11 * (e6 - (e24 / e13 + 1)) / e31
    
    H_eta_xi2 <- -(e8 * e10 * e5 * e15 * e2 * e16 / (e27 * e1))
    
    H_xi1_eta <- ((e30 - x / (e14 * e3^3)) * e8 * e1 + 
                  e19 * e18 / e1 - 
                  e29 * e24 / e13) * e5 / e13
    
    H_xi1_xi1 <- (((1 + e32 / e15) * e16 - (2 * e16 + e4) * e1 / e3) * e8 * e1 / e15 + 
                  (1 + x * (e6 - 3) / e1) * e10 * e5 / e1 - 
                  e24^2 / e13) / e13
    
    H_xi1_xi2 <- e8 * e2 * ( (e32 * e35 / (e13 * e3^4)) - 
                             ( (e24 * e3 + 2 * e31 ) * e3 * e16 ) / e27 )
    
    H_xi2_eta <- -(((e29 * e16 / e13 + x / e17 ) / e15 - e30 ) * 
                   e8 * e5 * e2 / e13 )
    
    H_xi2_xi1 <- ((e16 * e35 - e4 ) * e1 / e3 - 
                  e24 * e16 / e13 ) * e8 * e2 / e20
    
    H_xi2_xi2 <- ( ( (1 + e34 ) * e16 - e34 ) / e20 - 
                  ( 2 * (e13 * e3 ) + e8 * e16 ) * e2 * e16 / e27 ) * e8 * e2
    
    # Accumulate the Hessian components
    H[1, 1] <- H[1, 1] + H_eta_eta
    H[1, 2] <- H[1, 2] + H_eta_xi1
    H[1, 3] <- H[1, 3] + H_eta_xi2
    H[2, 1] <- H[2, 1] + H_xi1_eta
    H[2, 2] <- H[2, 2] + H_xi1_xi1
    H[2, 3] <- H[2, 3] + H_xi1_xi2
    H[3, 1] <- H[3, 1] + H_xi2_eta
    H[3, 2] <- H[3, 2] + H_xi2_xi1
    H[3, 3] <- H[3, 3] + H_xi2_xi2
  }
  
  H[lower.tri(H)] <- t(H)[lower.tri(H)]
  
  return(-H)  
}
  

## ---- chunk 22
newton_raphson_manual <- function(log_likelihood, gradient_func, data, start_params, tol = 1e-6, max_iter = 100) {
  params <- start_params
  for (i in 1:max_iter) {
    # Compute gradient using the manually implemented function
    grad <- gradient(params, data)
    
    # Compute the Hessian using a numerical approximation
    hess <- hessian(params,data)
  
    
    delta <- solve(hess, grad)  # Solve H * delta = grad for delta
    params <- params - delta  # Update parameters
    
    # Print progress
    cat(sprintf("Iteration %d: Parameters = %s\n", i, paste(round(params, 6), collapse = ", ")))
    
    # Check convergence
    if (sqrt(sum(delta^2)) < tol) {
      cat("Converged after", i, "iterations\n")
      return(params)
    }
  }
  stop("Newton-Raphson did not converge within the maximum number of iterations")
}

# Initial parameter values
initial_params <- c(log(0.8 / 0.2), log(1.824037), log(3.71474 - 1.824037))

# Run Newton-Raphson
result_params <- newton_raphson_manual(
  log_likelihood = log_likelihood_transformed,
  gradient_func = gradient_function,
  data = sample,
  start_params = initial_params
)

# Transform back to original parameters
eta_final <- result_params[1]
xi1_final <- result_params[2]
xi2_final <- result_params[3]

p_final <- exp(eta_final) / (1 + exp(eta_final))
lambda1_final <- exp(xi1_final)
lambda2_final <- exp(xi1_final) + exp(xi2_final)

# Output results
cat("Final MLE Estimates:\n")
cat("p =", p_final, "\n")
cat("lambda1 =", lambda1_final, "\n")
cat("lambda2 =", lambda2_final, "\n")

## ---- chunk 23

# Given MLE estimates
p_hat <- 0.771202
lambda1_hat <- 1.781515
lambda2_hat <- 3.62009

# Transform parameters
eta_hat <- log(p_hat / (1 - p_hat))
xi1_hat <- log(lambda1_hat)
xi2_hat <- log(lambda2_hat - lambda1_hat)

# Example data (replace with actual data)
data <- sample  # Replace with your data vector

# Compute the Hessian
params <- c(eta_hat, xi1_hat, xi2_hat)
hessian_matrix <- hessian(params, data)

# Compute the inverse Hessian and extract sub-block for (xi1, xi2)
invH <- solve(hessian_matrix)
Sigma_sub <- invH[2:3, 2:3]

# Compute omega and its gradient
omega_hat <- 1 + exp(xi2_hat - xi1_hat)
grad_omega <- c(-exp(xi2_hat - xi1_hat), exp(xi2_hat - xi1_hat))

# Compute variance using Delta Method
var_omega <- t(grad_omega) %*% Sigma_sub %*% grad_omega
se_omega <- sqrt(var_omega)

# Compute confidence interval
z_alpha <- qnorm(0.975)  # 1.96 for 95% CI
CI_lower <- omega_hat - z_alpha * se_omega
CI_upper <- omega_hat + z_alpha * se_omega

# Output results
cat("MLE of omega:", omega_hat, "\n")
cat("95% Confidence Interval for omega: (", CI_lower, ",", CI_upper, ")\n")
